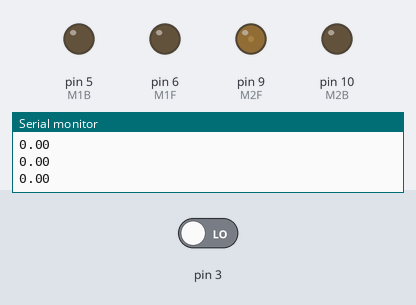
The sketch below on a simulated Arduino Uno, built with avr-gcc and run on an emulated ATmega328P. On the bench: output pins drawn as LEDs (lit = HIGH), the last lines printed to the serial monitor. Inputs (shaded band) come from the test bench; at power-on: pin 3 LOW.

Above: at 1.2 s.
1.3 s: pin 3 driven HIGH
At 6.37 s:
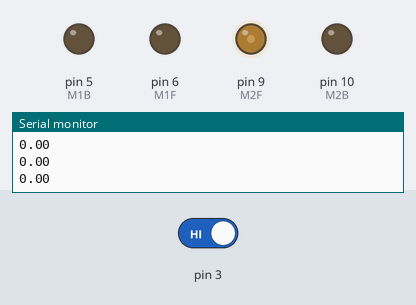
At 12.12 s:
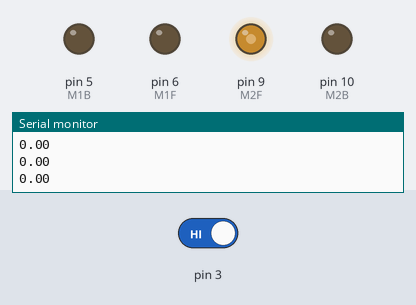
Timing chart, 0 to 20.7 s (numbered marks = the images above; inputs shaded):
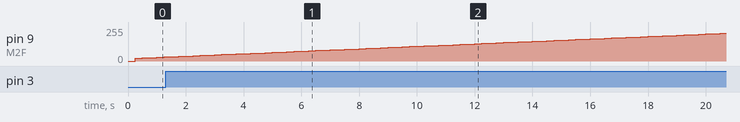

The sketch:

KALMAN_FILTER_PID.ino
```cpp
#include "MegunoLink.h"
float count[]={0,0};
float reading[]={0,0,0,0};
float EST[]={0,0};
float EST2[]={0,0};
float P_I_D2[]= {0,0};
float P_I_D[]= {0,0};
unsigned long input[]={0,0};
int M1F,M1B,M2F,M2B;
float encoder_count, pgain1 ,pgain2,dgain,igain,igain2 ,dgain2,setpoint,I,I2,P,P2,D,D2 ,encoder_count2,time_counter, avg_speedy, avg_speedy2,Xkp,Xkp1,Tsright,Tsleft,PWM;

 float R = 0.45;
  float H = 1;
  float Q = 0.102;
  float Pk = 0;
  float U_hat = 0;
  float KG=0;
  int now_time,start_time;


void setup() {
  // put your setup code here, to run once:
M1F=6;
  M1B=5;

  M2F = 9;
  M2B = 10;
  // put your setup code here, to run once:
  pinMode(M1F, OUTPUT);
  pinMode(M1B, OUTPUT);
   pinMode(M2F, OUTPUT);
  pinMode(M2B, OUTPUT);
    pinMode(2, INPUT);
     pinMode(3, INPUT);
    // attachInterrupt(digitalPinToInterrupt(2), encode1, CHANGE);
 attachInterrupt(digitalPinToInterrupt(3), encode2, CHANGE);
  Serial.begin(9600);

   setpoint = 1 ;
 digitalWrite(M1B,LOW);
 digitalWrite(M2B,LOW);

  pgain2=2.53;//3.83;
dgain2=0.033;//0.6;
igain2=2.3;


  start_time = millis();


EST[0]= 0;
EST2[0]= 0;

}

void loop() {

now_time = millis();
 int diff_time = now_time - start_time;
if (diff_time >= 250)
{

  start_time = now_time;
      reading[3] = (encoder_count2/20);


EST2[1] =KALMAN(reading[3]);


//PWM = 0.215*pow(P_I_D2[1],2)+13.7*(P_I_D2[1])-0.231;
//if(PWM<0){PWM = 0;}

 P2=(setpoint-EST2[1])*(pgain2);//3
   I=I+(setpoint-EST2[1]);
   I2 =17 + igain2*I;//0.5
   //I2=I*igain2;
  D2=((setpoint-EST2[1])-(setpoint-EST2[0]))*dgain2;
  P_I_D2[1]= P2+I2+D2;
  analogWrite(M2F,P_I_D2[1]);
 Serial.println(EST2[1]);
EST2[0]=EST2[1];
P_I_D2[0]=P_I_D2[1];
 time_counter++;
encoder_count2=0;
encoder_count=0;


}
    }


void encode2()
{
  encoder_count2++;
   //Serial.println(encoder_count);

}
void encode1()
{
  encoder_count++;
   //Serial.println(encoder_count);

}
float KALMAN(float U)
{

  KG = Pk*H/(H*Pk*H+R);
  U_hat = U_hat + KG*(U-U_hat);
  Pk = (1-KG*H)*Pk+Q;
  //Serial.println(KG);
  return U_hat;
  }
```
